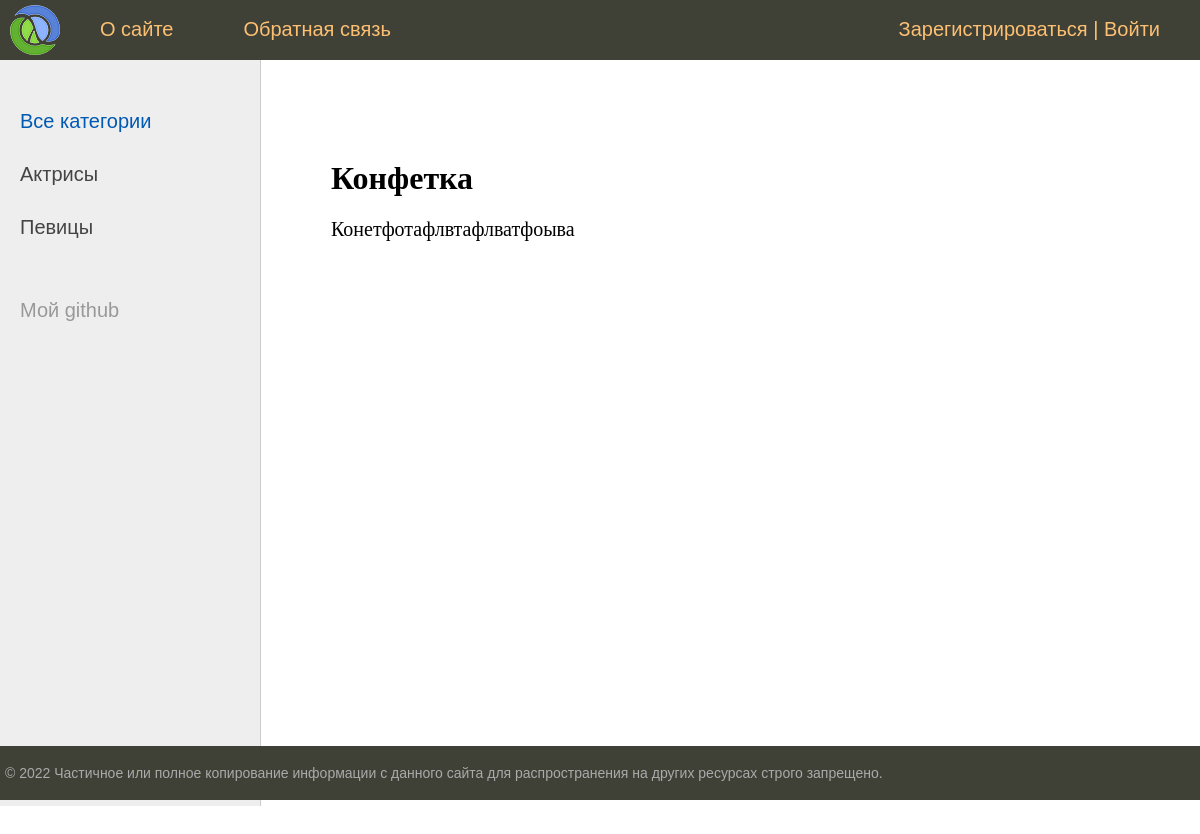
The app's page /post/konfetich/ with its own data.
### app1/models.py (models this page shows, shortened)
class Category(models.Model):
    name = models.CharField(max_length=100, db_index=True, verbose_name='Категория')
    slug = models.SlugField(max_length=255, unique=True, db_index=True, verbose_name="URL")
    def get_absolute_url(self):
        return reverse('category', kwargs={'cat_slug': self.slug})
    class Meta:
        verbose_name = 'Категория'
        verbose_name_plural = 'Категории'
        ordering = ['id']

class Women(models.Model):
    title = models.CharField(max_length=255, verbose_name='Заголовок')
    slug = models.SlugField(max_length=255, unique=True, db_index=True, verbose_name="URL")
    content = models.TextField(blank=True, verbose_name='Содержание')
    photo = models.ImageField(upload_to="photos/%Y/%m/%d/", blank=True, verbose_name='Фото')
    time_create = models.DateTimeField(auto_now_add=True, verbose_name='Время создания')
    time_update = models.DateTimeField(auto_now=True, verbose_name='Время изменения')
    is_published = models.BooleanField(default=True, verbose_name='Статус публикации')
    cat = models.ForeignKey('Category', on_delete=models.PROTECT, verbose_name='Категория')
    def __str__(self):
        return self.title
    class Meta:
        verbose_name = 'Известные конфетки'
        verbose_name_plural = 'Известные конфетки'

### app1/views.py (the view)
# urls.py: path('post/<slug:post_slug>/', ShowPost.as_view(), name='post'),
class ShowPost(DataMixin, DetailView):
    model = Women
    template_name = 'app1/post.html'
    slug_url_kwarg = 'post_slug'
    context_object_name = 'post'
    def get_context_data(self, *, object_list=None, **kwargs):
        context = super().get_context_data(**kwargs)
        c_def = self.get_user_context(title=context['post'])
        context = dict(list(context.items()) + list(c_def.items()))
        return context

### app1/utils.py (called while the page is built)
    def get_user_context(self, **kwargs):
        context = kwargs
        cats = Category.objects.annotate(Count('women'))
        user_menu = menu.copy()
        if not self.request.user.is_authenticated:
            user_menu.pop(1)
        context['menu'] = user_menu
        context['cats'] = cats
        if 'cat_selected' not in context:
            context['cat_selected'] = 0
        return context

### app1/templates/app1/post.html (shortened to what this page needs)
{% extends 'app1/base.html' %}
{% block content %}
    <h1>{{ post.title }}</h1>
    {{ post.content|linebreaks }}
{% endblock content %}

### app1/templates/app1/base.html (shortened to what this page needs)
{% load static %}
{% load app1_tags %}
<!DOCTYPE html>
<html>
<head>
	<link type="text/css" href="{% static 'app1/css/styles.css' %}" rel="stylesheet" />
</head>
<body>
    <table class="table-page" border=0 cellpadding="0" cellspacing="0">
        <tr><td valign=top>
                {% block mainmenu %}
                <div class="header">
                    <ul id="mainmenu" class="mainmenu">
                    <li class="logo"><a href="{% url 'home' %}"><div class="logo"></div></a></li>
                    {% for m in menu %}
                        <li><a href="{% url m.url_name %}">{{m.title}}</a></li>
                    {% endfor %}
                    <li class="last"><a href="{% url 'register' %}">Зарегистрироваться</a> | <a href="{% url 'login' %}">Войти</a></li>
                    </ul>
                </div>
                {% endblock mainmenu %}
        <table class="table-content" border=0 cellpadding="0" cellspacing="0">
        <tr>
            <td valign="top" class="left-chapters">
                <ul id="leftchapters">
                    {% if cat_selected == 0 %}
                    <li class="selected">Все категории</li>
                    {% else %}
                    <li><a href="{% url 'home' %}" >Все категории</a></li>
                    {% endif %}
                {% for c in cats %}
                    {% if c.women__count > 0 %}
                        {% if c.pk == cat_selected %}
                            <li class="selected">{{ c.name }}</li>
                        {% else %}
                            <li><a href="{{ c.get_absolute_url }}">{{ c.name }}</a></li>
                        {% endif %}
                    {% endif %}
                {% endfor %}
                    <li class="share">
                    <p>Мой github</p>
                    <a class="share-yt" href="https://github.com/GerasiMandMumu?tab=overview&from=2022-05-01&to=2022-05-17" target="_blank" rel="nofollow"></a>
                    </li>
                </ul>
            </td>
        <td valign="top" class="content">
	<div class="content-text">
        {% block content %}
        {% endblock %}
	</div>
        </td></tr></table>
        </td></tr>
        <tr><td valign=top>
            <div id="footer">
                <p>&copy; 2022 Частичное или полное копирование информации с данного сайта для распространения на других ресурсах строго запрещено.</p>
            </div>
        </td></tr></table>
    </body>
</html>

### app1/static/app1/css/styles.css (style rules this page uses)
html, body { font-family: 'Arial'; margin: 0; padding: 0; height: 100%; width: 100%; color: #444; }
a { color: #0059b2; text-decoration: none; }
.table-page { width: 100%; height: 100%; vertical-align: top; }
.table-page tr { height: 100%; }
.header { background: #3F4137; height: 60px; }
.logo { background: url('../images/logo.png') no-repeat 10px 5px; width: 70px; height: 60px; }
ul.mainmenu { list-style: none; margin: 0; padding: 0; height: 60px; color: #fdc073; font-size: 20px; overflow: hidden; }
ul.mainmenu li { float: left; margin: 18px 40px 0 30px; }
ul.mainmenu li.logo { margin: 0; }
ul.mainmenu li.last { float: right; }
ul.mainmenu li a { color: #fdc073; text-decoration: none; }
.table-content { width: 100%; min-height: 100%; height: 100%; }
.left-chapters { margin: 0; background: #eee; border-right: 1px solid #ccc; min-height: 100%; }
.left-chapters ul { width: 230px; min-height: 100%; margin: 0; padding: 20px 10px 10px 20px; list-style: none; font-size: 20px; }
.left-chapters ul li { margin: 30px 0 0 0; color: #999; }
.left-chapters ul li.selected { color: #0059b2; }
.left-chapters ul li a { color: #444; text-decoration: none; }
.left-chapters ul li.share { margin: 60px 0 0 0; }
.left-chapters ul li.share p { margin: 30px 0 30px 0; }
.left-chapters ul li.share a { display: inline-block; width: 40px; height: 40px; margin: 0 20px 0 0; }
.left-chapters ul li.share a.share-yt { width: 100%; height: 30px; background: url('../images/share_yt.png') no-repeat 0 0 }
.content { padding: 40px 20px 20px 40px; width: 100%; box-sizing: border-box; }
.content-text { margin: 60px 0 0 30px; color: #000; font-size: 20px; font-family: Yandex Sans Display Light; }
.content-text h1 { font-size: 32px; }
#footer { box-sizing: border-box; background: #3F4137; padding: 5px; color: #aaa; font-size: 14px; font-family: Verdana, Geneva, Arial, Helvetica; text-align: left; overflow: hidden; }

### records on screen
Category: name "Актрисы"
Category: name "Певицы"
Women: title "Конфетка", content "Конетфотафлвтафлватфоыва"

### other values on screen
{{ m.title }} "О сайте" "Обратная связь"
